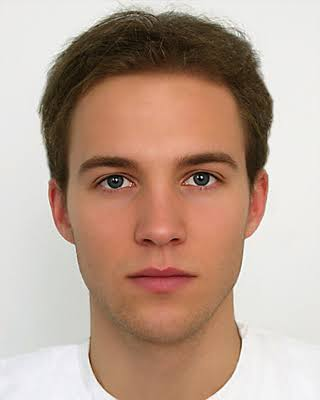
#> input picture Modul_8_Machine_Learning_&_Algorithmen/bild.jpg, 320 x 400 px, found by its file name
$ jupyter execute 28_Machine_Learning_und_Vision.ipynb
#> lines starting #> are read from the running program, lines starting #| are printed output that depends on the picture; after the words box and inside, x2 and y2 are one past the last pixel; in counts of white or black regions, pixels touching at a corner belong together
# Modul 8: Machine Learning & Algorithmen
## 28 - Machine Learning und Machine Vision

### Lineare Regression (`scikit-learn`)
Machine Learning ermöglicht es, Modelle mit historischen Daten zu trainieren, um Muster zu erkennen und Zukunftsprognosen zu berechnen. Ein klassisches Einstiegsbeispiel ist die Lineare Regression, bei der eine Ausgleichsgerade durch vorhandene Datenpunkte (beispielsweise eine Geburtenstatistik im Zeitverlauf) gelegt wird.

Hierfür wird die Bibliothek `scikit-learn` eingesetzt. Vor dem Training (dem sogenannten `fit()`) müssen die Eingabewerte oft umstrukturiert (als höherdimensionale Arrays verpackt) werden.

[cell 1]
import pandas as pd
from sklearn.linear_model import LinearRegression

# Exemplarische Datenvorbereitung (fiktive Geburtenraten eines Namens pro Jahr)
jahre = [1950, 1960, 1970, 1980, 1990, 2000]
anzahl = [500, 520, 580, 610, 690, 750]

# Preprocessing: Das Modell erwartet die Eingangsdaten (X) verschachtelt als Liste von Listen
x_train = [[jahr] for jahr in jahre]

# Initialisierung und Training des Modells
model = LinearRegression()
model.fit(x_train, anzahl)

# Eine Zukunftsprognose für das Jahr 2050 berechnen
prognose = model.predict([[2050]])
print("Prognostizierter Wert für 2050:", prognose[0])

### Bilderkennung (`OpenCV`)
Die Bibliothek `OpenCV` (importiert als `cv2`) stellt umfangreiche Funktionen für maschinelles Sehen (Machine Vision) bereit. Ein typischer Anwendungsfall ist das Erkennen von Gesichtern oder spezifischen Objekten in Bilddateien.

Dafür werden vortrainierte Klassifikatoren (wie `CascadeClassifier`) geladen. Um die Verarbeitung zu beschleunigen, werden Bilder vor der Erkennung häufig in Graustufen umgewandelt.

[cell 2]
# Hinweis: Die Ausführung dieses Codes setzt eine vorhandene Bilddatei ('bild.jpg')
# sowie eine XML-Klassifikator-Datei voraus.

import cv2
import matplotlib.pyplot as plt

# 1. Bild einlesen
img = cv2.imread("./resources/bild.jpg")
#> img is the input picture: shape (400, 320, 3); mean B, G, R 146.2, 161.5, 187.2

# 2. Vortrainierten Klassifikator laden
classifier = cv2.CascadeClassifier(cv2.data.haarcascades + "haarcascade_frontalface_alt.xml")

# 3. Bild in Graustufen umwandeln für effizientere Erkennung
gray = cv2.cvtColor(img, cv2.COLOR_BGR2GRAY)
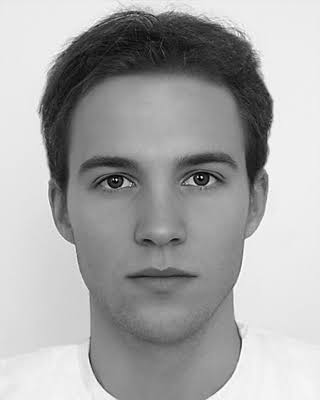
#> gray: shape (400, 320); min 0, max 255, mean 167.5

# 4. Erkennung durchführen (liefert Koordinaten und Größen der gefundenen Gesichter)
faces = classifier.detectMultiScale(gray, minNeighbors=10)
#> faces = [[50, 96, 219, 219]]

# 5. Gefundene Bereiche mit einem Rechteck markieren
c = img.copy()
for face in faces:
    x, y, w, h = face
    cv2.rectangle(c, (x, y), (x + w, y + h), (0, 255, 0), 10)
#> this loop made 1 pass
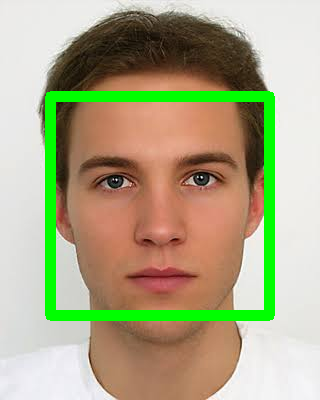
#> c: shape (400, 320, 3); 7.5% of pixels changed, all inside (x1, y1, x2, y2) = (45, 91, 275, 321)

# 6. Farbraum für die korrekte Anzeige in matplotlib anpassen und ausgeben
i = cv2.cvtColor(c, cv2.COLOR_BGR2RGB)
plt.imshow(i)
plt.show()
